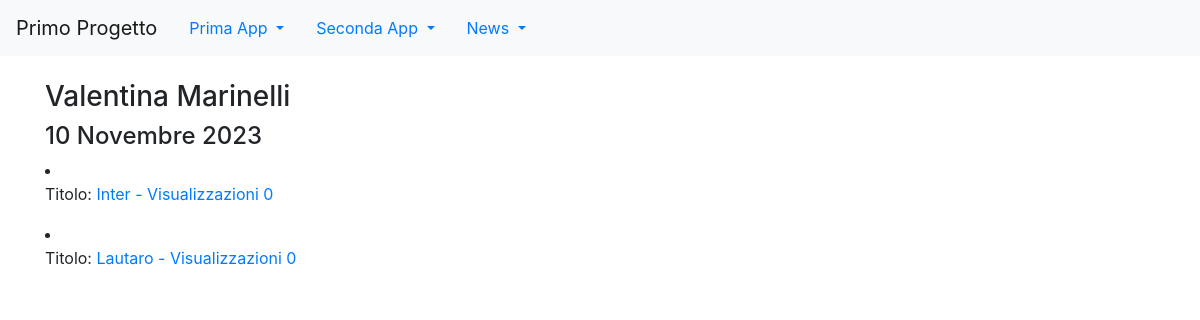
Page /news/giornalisti/6 on the earlier database version.
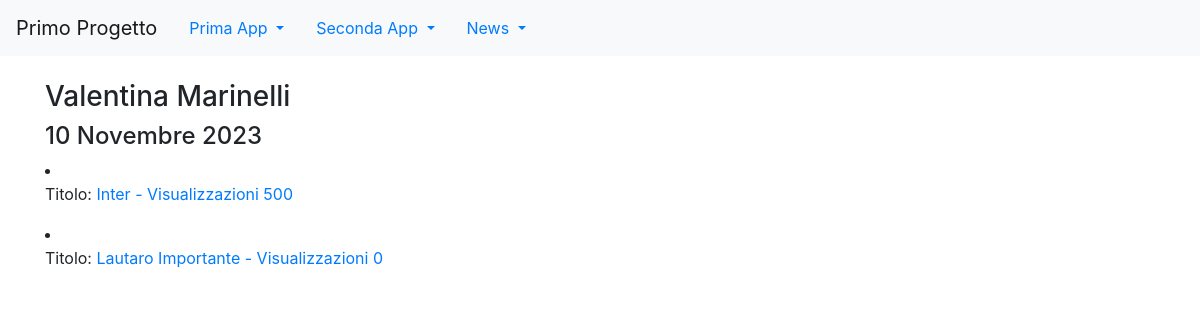
Same page on the later database version.
### news/models.py (models this page shows, shortened)
class Articolo(models.Model):
    titolo = models.CharField(max_length=100) #questo campo necessita del parametro obbligatorio
    contenuto = models.TextField()
    giornalista = models.ForeignKey(Giornalista, on_delete=models.CASCADE, related_name="articoli")
    data = models.DateField(blank=True)
    visualizzazioni = models.IntegerField(default=0,blank=True)
    class Meta:
        verbose_name = "Articolo"
        verbose_name_plural = "Articoli"

### news/views.py (the view)
# urls.py: path("giornalisti/", giornalistaDetailVieW, name = "giornalista_detail"),
def giornalistaDetailVieW(request,pk):
    giornalista = get_object_or_404(Giornalista,pk=pk)
    articoli = Articolo.objects.filter(giornalista_id=pk)
    context = {"giornalista": giornalista,"articoli": articoli}
    return render(request, "giornalista_detail.html", context)

### news/templates/giornalista_detail.html (shortened to what this page needs)
{% extends 'base.html'%}
{%block content%}
    <h3>{{giornalista.nome}} {{giornalista.cognome}}</h3>
    <h4>{{giornalista.anno_di_nascita}}</h4>
    {% for articolo in articoli %}
        <li>
            <p>Titolo: <a href={% url 'news:articolo_detail' articolo.id %}>{{articolo.titolo}} - Visualizzazioni {{articolo.visualizzazioni}}</a></p>
        </li>
    {% endfor %}
{%endblock content%}

Differences in the rows shown:
changed Articolo "Inter": visualizzazioni "0" → "500"
changed Articolo: titolo "Lautaro" → "Lautaro Importante"
